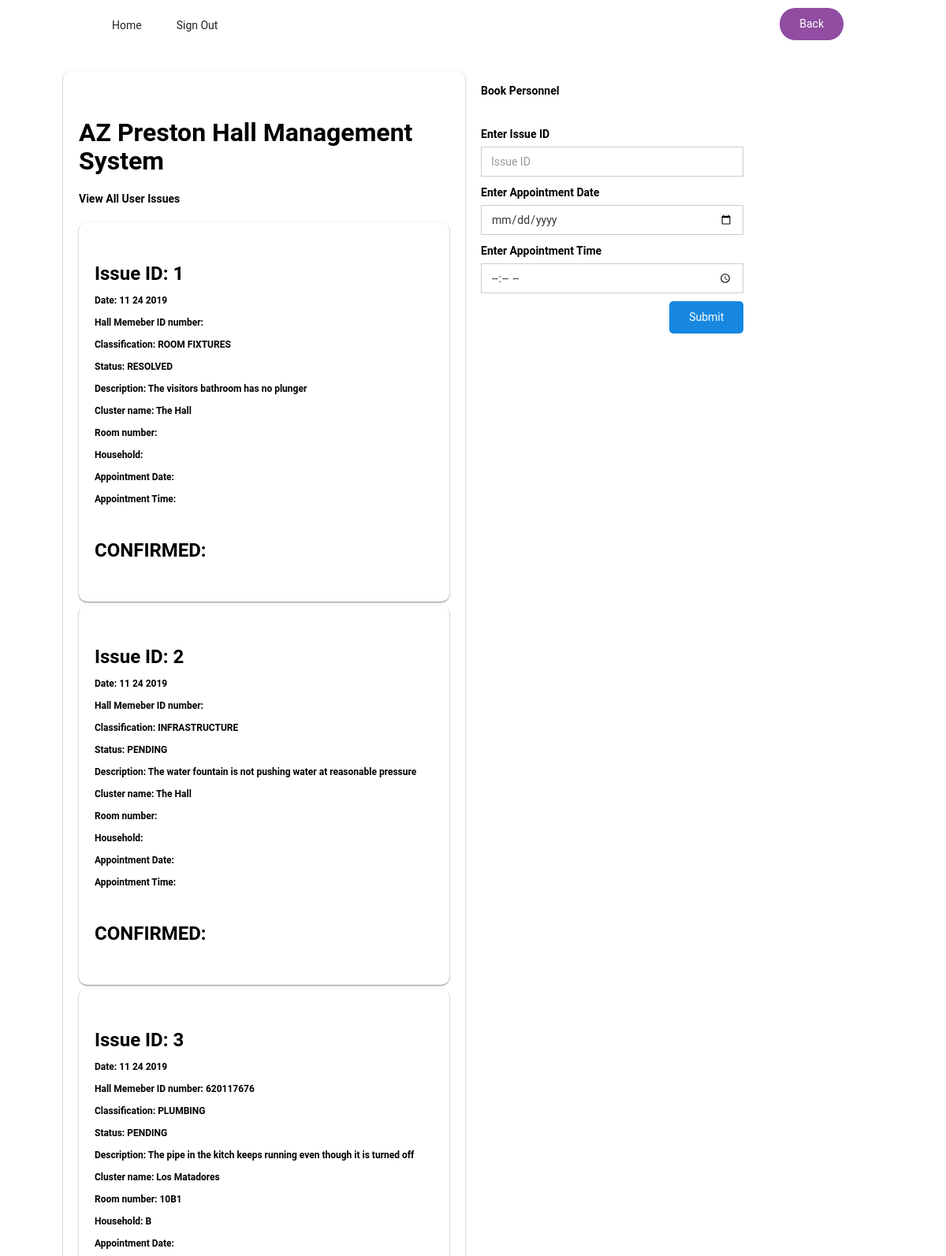
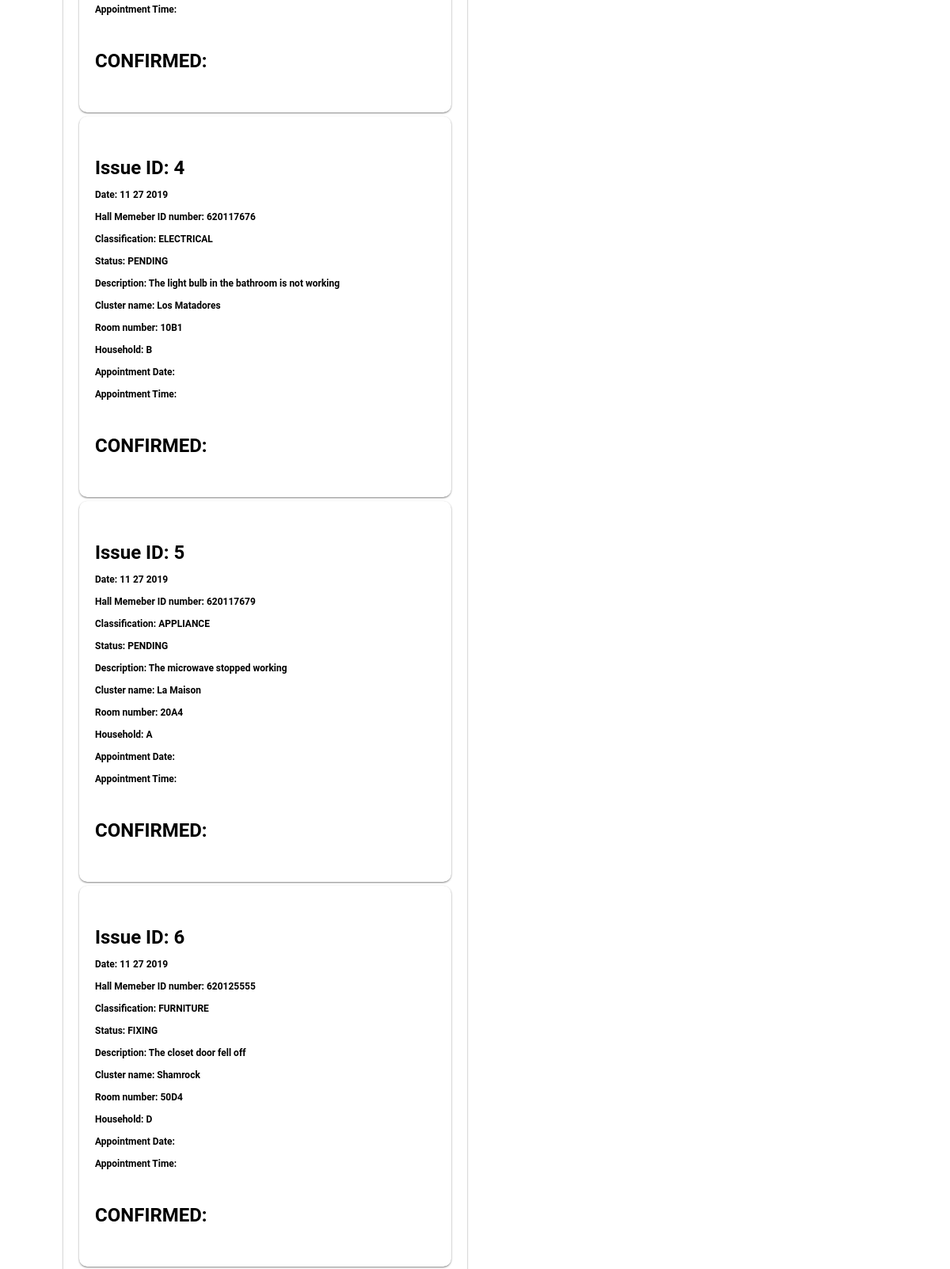
The page /book-personnel.php (upper part) on the database its author committed (2 pictures, top to bottom).
### tables this page shows
CREATE TABLE `issues` (
  `issueID` int(11) NOT NULL AUTO_INCREMENT,
  `date` varchar(10) NOT NULL,
  `HMemberIDnum` varchar(10) DEFAULT NULL,
  `classification` enum('PLUMBING','ELECTRICAL','ROOM FIXTURES','FURNITURE','ADMINISTRATIVE','APPLIANCE','INFRASTRUCTURE') NOT NULL,
  `status` enum('PENDING','FIXING','FOLLOW UP','RESOLVED') NOT NULL DEFAULT 'PENDING',
  `description` varchar(250) NOT NULL,
  `cluster_name` varchar(20) NOT NULL DEFAULT 'The Hall',
  `room_num` varchar(4) DEFAULT NULL,
  `household` varchar(1) DEFAULT NULL,
  PRIMARY KEY (`issueID`)
);

### backend/classes.php (the view, shortened to what this page needs)
<?php
class DataManager
{
    private $conn;
    public function __construct($host, $username, $password, $db_name)
    {
        $this->conn = new PDO("mysql:host=$host;dbname=$db_name", $username, $password);
    }
    public function dataBank()
    {
        return $this->conn;
    }
}
class IssueController
{
    private $database;
    public function __construct($database)
    {
        $this->database = $database->dataBank();
    }
    public function viewAllIssues()
    {
        $statement = $this->database->query('SELECT * FROM issues;');
        $issues = $statement->fetchAll(PDO::FETCH_ASSOC);
        foreach ($issues as $issue) {
            echo "<div class=\"hero-card\">";
            echo "<h3>Issue ID: " . $issue['issueID'] . "</h3>";
            echo "<h6>Date: " . $issue['date'] . "</h6>";
            echo "<h6>Hall Memeber ID number: " . $issue['HMemberIDnum'] . "</h6>";
            echo "<h6>Classification: " . $issue['classification'] . "</h6>";
            echo "<h6>Status: " . $issue['status'] . "</h6>";
            echo "<h6>Description: " . $issue['description'] . "</h6>";
            echo "<h6>Cluster name: " . $issue['cluster_name'] . "</h6>";
            echo "<h6>Room number: " . $issue['room_num'] . "</h6>";
            echo "<h6>Household: " . $issue['household'] . "</h6>";
            echo "<h6> Appointment Date: " . $issue['appDate'] . "</h6>";
            echo "<h6> Appointment Time: " . $issue['appTime'] . "</h6>";
            echo "<br><h3> CONFIRMED: " . $issue['Confirmed'] . "</h3>";
            echo "</div>";
        }
    }
}

### book-personnel.php (shortened to what this page needs)
<?php
require 'backend/classes.php';
?>
<!DOCTYPE html>
<html data-wf-page="5ddea24d63de4e1abb6724b4" data-wf-site="5dd89354578babc32818ce3f">
<head>
    <link href="css/normalize.css" rel="stylesheet" type="text/css">
    <link href="css/webflow.css" rel="stylesheet" type="text/css">
    <link href="css/az-preston-hall-management-system.webflow.css" rel="stylesheet" type="text/css">
</head>
<body>
    <div data-collapse="medium" data-animation="default" data-duration="400" class="navbar w-nav">
        <div class="w-container">
            <nav role="navigation" class="w-nav-menu"><a href="admin.php" class="navbtn w-button">Back</a></nav><a href="admin.php" class="nav-link w-nav-link">Home</a><a href="index.php" class="nav-link w-nav-link">Sign Out</a>
        </div>
    </div>
    <div class="hero-section">
        <div class="column w-row">
            <div class="w-col w-col-6">
                <div class="hero-card">
                    <h2>AZ Preston Hall Management System</h2>
                    <h5>View All User Issues</h5>
                    <?php
                    $view_all = new IssueController($data_store);
                    $view_all->viewAllIssues();
                    ?>
                </div>
            </div>
            <div class="column w-row">
                <div class="w-col w-col-4">
                    <h5>Book Personnel</h5>
                    <div class="form w-form">
                        <form id="email-form" name="email-form" data-name="Email Form" class="w-clearfix">
                            <label for="name">Enter Issue ID</label>
                            <input type="text" class="w-input" maxlength="256" name="ID-number" data-name="ID number" placeholder="Issue ID" id="ID-number-update" required="">
                            <label for="name">Enter Appointment Date</label>
                            <input type="date" class="w-input" maxlength="256" name="app-date" data-name="app date" placeholder="Appointment Date" id="app-date-update" required="">
                            <label for="name">Enter Appointment Time</label>
                            <input type="time" class="w-input" maxlength="256" name="app-time" data-name="app time" placeholder="Appointment Time" id="app-time-update" required="">
                            <input id="book-personnel" type="submit" value="Submit" data-wait="Please wait..." class="btn-filled blue w-button">
                        </form>
                    </div>
                </div>
            </div>
</body>
</html>

### css/webflow.css (style rules this page uses)
* { -webkit-box-sizing: border-box; -moz-box-sizing: border-box; box-sizing: border-box; }
html { height: 100%; }
body { margin: 0; min-height: 100%; background-color: #fff; font-family: Arial, sans-serif; font-size: 14px; line-height: 20px; color: #333; }
.w-clearfix:before, .w-clearfix:after { content: " "; display: table; grid-column-start: 1; grid-row-start: 1; grid-column-end: 2; grid-row-end: 2; }
.w-clearfix:after { clear: both; }
.w-button { display: inline-block; padding: 9px 15px; background-color: #3898EC; color: white; border: 0; line-height: inherit; text-decoration: none; cursor: pointer; border-radius: 0; }
input.w-button { -webkit-appearance: button; }
h1, h2, h3, h4, h5, h6 { font-weight: bold; margin-bottom: 10px; }
h2 { font-size: 32px; line-height: 36px; margin-top: 20px; }
h3 { font-size: 24px; line-height: 30px; margin-top: 20px; }
h5 { font-size: 14px; line-height: 20px; margin-top: 10px; }
h6 { font-size: 12px; line-height: 18px; margin-top: 10px; }
.w-form { margin: 0 0 15px; }
label { display: block; margin-bottom: 5px; font-weight: bold; }
.w-input, .w-select { display: block; width: 100%; height: 38px; padding: 8px 12px; margin-bottom: 10px; font-size: 14px; line-height: 1.428571429; color: #333333; vertical-align: middle; background-color: #ffffff; border: 1px solid #cccccc; }
.w-container { margin-left: auto; margin-right: auto; max-width: 940px; }
.w-container:before, .w-container:after { content: " "; display: table; grid-column-start: 1; grid-row-start: 1; grid-column-end: 2; grid-row-end: 2; }
.w-container:after { clear: both; }
.w-row:before, .w-row:after { content: " "; display: table; grid-column-start: 1; grid-row-start: 1; grid-column-end: 2; grid-row-end: 2; }
.w-row:after { clear: both; }
.w-row .w-row { margin-left: 0; margin-right: 0; }
.w-col { position: relative; float: left; width: 100%; min-height: 1px; padding-left: 10px; padding-right: 10px; }
.w-col-4 { width: 33.33333333%; }
.w-col-6 { width: 50%; }
.w-nav { position: relative; background: #dddddd; z-index: 1000; }
.w-nav:before, .w-nav:after { content: " "; display: table; grid-column-start: 1; grid-row-start: 1; grid-column-end: 2; grid-row-end: 2; }
.w-nav:after { clear: both; }
.w-nav-link { position: relative; display: inline-block; vertical-align: top; text-decoration: none; color: #222222; padding: 20px; text-align: left; margin-left: auto; margin-right: auto; }
.w-nav-menu { position: relative; float: right; }

### css/az-preston-hall-management-system.webflow.css (style rules this page uses)
body { font-family: Roboto, sans-serif; color: black; font-size: 14px; line-height: 1.5em; }
h2 { margin-top: 20px; margin-bottom: 10px; font-size: 32px; line-height: 36px; font-weight: bold; }
h3 { margin-top: 10px; margin-bottom: 10px; font-size: 24px; line-height: 30px; font-weight: 700; }
h5 { margin-top: 10px; margin-bottom: 10px; padding-top: 10px; padding-bottom: 10px; font-size: 14px; line-height: 20px; font-weight: 700; }
a { text-decoration: none; }
.navbar { background-color: transparent; }
.btn-filled { margin-left: 4px; padding: 10px 25px; border-radius: 5px; background-color: #457b9d; color: #fff; font-weight: 400; }
.btn-filled.blue { position: static; float: right; background-color: #1787e0; }
.navbtn { margin-top: 10px; margin-bottom: 10px; margin-left: 4px; padding: 10px 25px; border-radius: 20px; background-color: #904da2; color: #fff; font-weight: 400; }
.nav-link { margin-right: 20px; margin-bottom: 10px; padding-right: 10px; padding-bottom: 10px; padding-left: 10px; border: 2px solid transparent; border-radius: 2px; }
.hero-card { margin-top: 5px; padding: 40px 20px; border-radius: 10px; background-color: #fff; box-shadow: 0 1px 3px -1px #000; }
.hero-section { margin-right: auto; margin-left: auto; padding: 20px 70px; -webkit-transition: background-color 275ms ease-in-out; transition: background-color 275ms ease-in-out; }
.form { margin-top: 25px; }

### rows shown on the page
issues: issueID "1", date "11 24 2019", classification "ROOM FIXTURES", status "RESOLVED", description "The visitors bathroom has no plunger", cluster_name "The Hall"
issues: issueID "2", date "11 24 2019", classification "INFRASTRUCTURE", status "PENDING", description "The water fountain is not pushing water at reasonable pressure", cluster_name "The Hall"
issues: issueID "3", date "11 24 2019", HMemberIDnum "620117676", classification "PLUMBING", status "PENDING", description "The pipe in the kitch keeps running even though it is turned off", cluster_name "Los Matadores", room_num "10B1", household "B"
issues: issueID "4", date "11 27 2019", HMemberIDnum "620117676", classification "ELECTRICAL", status "PENDING", description "The light bulb in the bathroom is not working", cluster_name "Los Matadores", room_num "10B1", household "B"
issues: issueID "5", date "11 27 2019", HMemberIDnum "620117679", classification "APPLIANCE", status "PENDING", description "The microwave stopped working", cluster_name "La Maison", room_num "20A4", household "A"
issues: issueID "6", date "11 27 2019", HMemberIDnum "620125555", classification "FURNITURE", status "FIXING", description "The closet door fell off", cluster_name "Shamrock", room_num "50D4", household "D"
